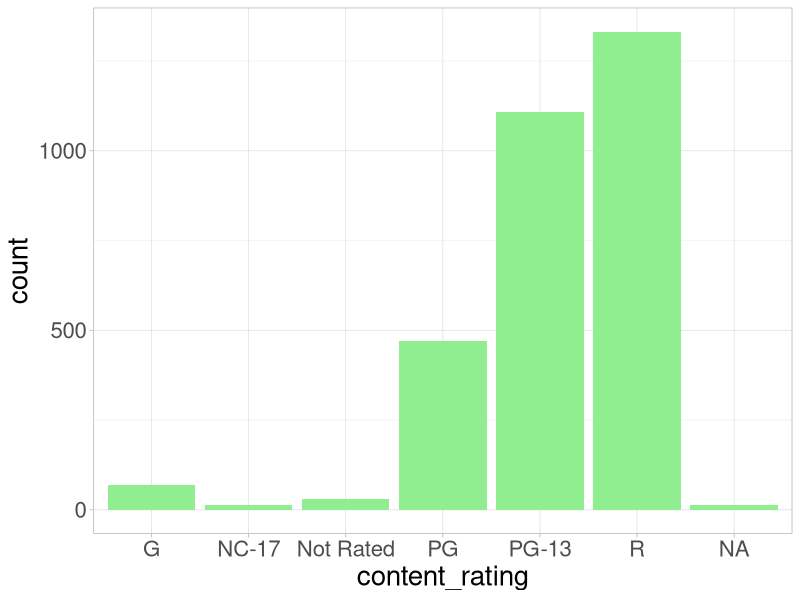
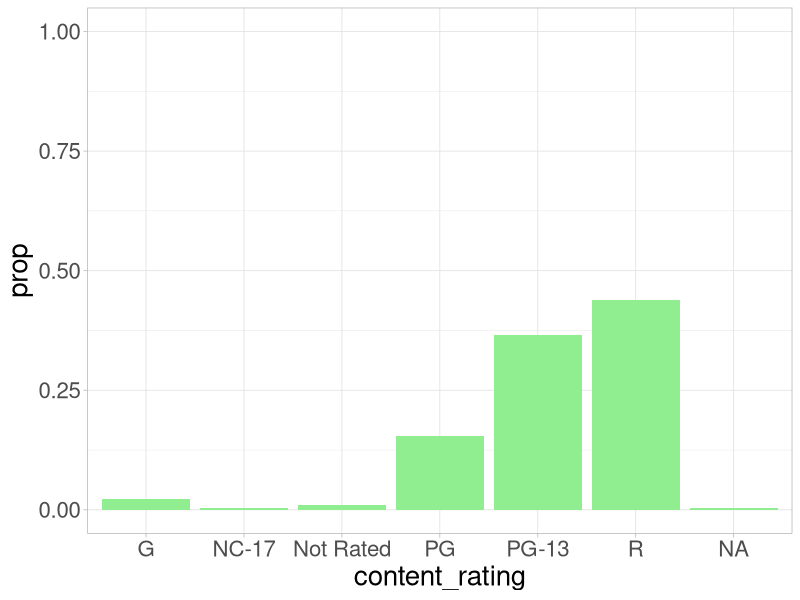
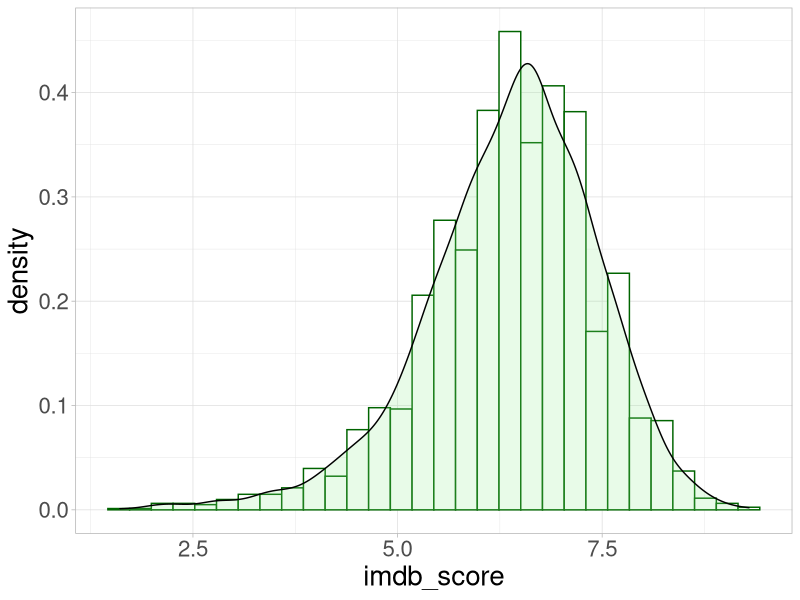
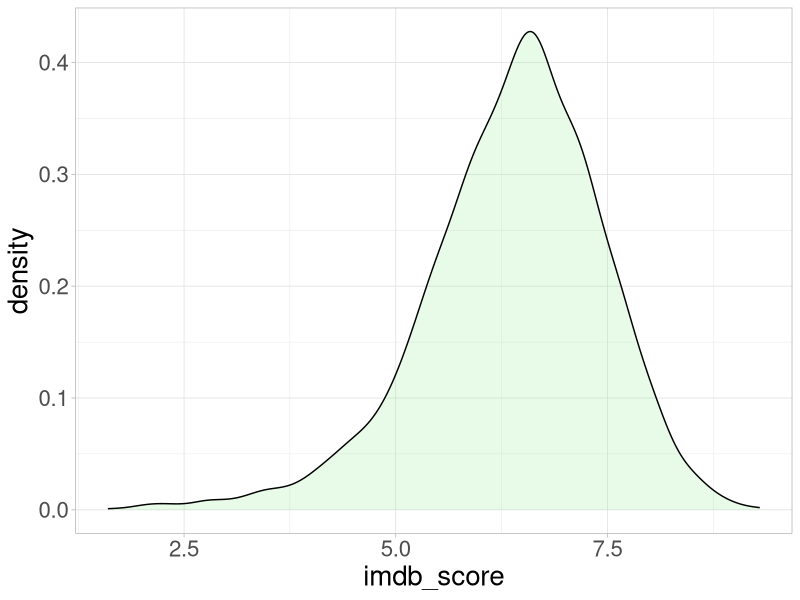

Source code (R) for these figures, in order:
library(tidyverse)

movies <- read_csv("movies.csv")

# bar plot frequencies 
ggplot(movies, aes(x = content_rating)) + 
  geom_bar(fill="lightgreen") + 
  theme_light() +
  theme(text = element_text(size=20))
  

# bar plot relative frequencies 
ggplot(movies, aes(x = content_rating, y = ..prop.., group = 1)) + 
  geom_bar(fill="lightgreen") + 
  theme_light() +
  theme(text = element_text(size=20)) + 
  ylim(0, 1)

#histogram IMBD movie rating 
ggplot(movies, aes(x = imdb_score)) + 
  geom_histogram(aes(y = ..density..), color="darkgreen", fill="white") + 
  geom_density(alpha = 0.2, fill="lightgreen") + 
  theme_light() +
  theme(text = element_text(size=20)) 
  
ggplot(movies, aes(x = imdb_score)) + 
  #geom_histogram(aes(y = ..density..), color="white", fill="white") + 
  geom_density(alpha = 0.2, fill="lightgreen") + 
  theme_light() +
  theme(text = element_text(size=20)) 
  
  